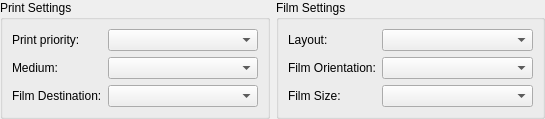
<?xml version="1.0" encoding="UTF-8"?>
<ui version="4.0">
 <class>QDicomPrinterBasicSettingsWidgetBase</class>
 <widget class="QWidget" name="QDicomPrinterBasicSettingsWidgetBase">
  <property name="geometry">
   <rect>
    <x>0</x>
    <y>0</y>
    <width>545</width>
    <height>113</height>
   </rect>
  </property>
  <property name="windowTitle">
   <string>Form</string>
  </property>
  <property name="windowIcon">
   <iconset resource="../../../main/main.qrc">
    <normaloff>:/images/icons/printer.svg</normaloff>:/images/icons/printer.svg</iconset>
  </property>
  <layout class="QGridLayout" name="gridLayout">
   <property name="leftMargin">
    <number>0</number>
   </property>
   <property name="topMargin">
    <number>0</number>
   </property>
   <property name="rightMargin">
    <number>0</number>
   </property>
   <property name="bottomMargin">
    <number>0</number>
   </property>
   <property name="horizontalSpacing">
    <number>6</number>
   </property>
   <item row="0" column="0">
    <widget class="QGroupBox" name="m_printSettingsGroupBox">
     <property name="title">
      <string>Print Settings</string>
     </property>
     <layout class="QFormLayout" name="formLayout_2">
      <property name="fieldGrowthPolicy">
       <enum>QFormLayout::AllNonFixedFieldsGrow</enum>
      </property>
      <item row="0" column="0">
       <widget class="QLabel" name="m_priorityLabel">
        <property name="text">
         <string>Print priority:</string>
        </property>
       </widget>
      </item>
      <item row="0" column="1">
       <widget class="QComboBox" name="m_priorityComboBox"/>
      </item>
      <item row="1" column="0">
       <widget class="QLabel" name="m_mediumTypeLabel">
        <property name="text">
         <string>Medium:</string>
        </property>
       </widget>
      </item>
      <item row="1" column="1">
       <widget class="QComboBox" name="m_mediumTypeComboBox"/>
      </item>
      <item row="2" column="0">
       <widget class="QLabel" name="m_filmDestinationLabel">
        <property name="text">
         <string>Film Destination:</string>
        </property>
       </widget>
      </item>
      <item row="2" column="1">
       <widget class="QComboBox" name="m_filmDestinationComboBox"/>
      </item>
     </layout>
    </widget>
   </item>
   <item row="0" column="1">
    <widget class="QGroupBox" name="m_filmSettingsGroupBox">
     <property name="title">
      <string>Film Settings</string>
     </property>
     <layout class="QFormLayout" name="formLayout">
      <property name="fieldGrowthPolicy">
       <enum>QFormLayout::AllNonFixedFieldsGrow</enum>
      </property>
      <item row="0" column="0">
       <widget class="QLabel" name="m_layoutLabel">
        <property name="text">
         <string>Layout:</string>
        </property>
       </widget>
      </item>
      <item row="0" column="1">
       <widget class="QComboBox" name="m_layoutComboBox"/>
      </item>
      <item row="1" column="0">
       <widget class="QLabel" name="m_filmOrientationLabel">
        <property name="text">
         <string>Film Orientation:</string>
        </property>
       </widget>
      </item>
      <item row="1" column="1">
       <widget class="QComboBox" name="m_filmOrientationComboBox"/>
      </item>
      <item row="2" column="0">
       <widget class="QLabel" name="m_filmSizeLabel">
        <property name="text">
         <string>Film Size:</string>
        </property>
       </widget>
      </item>
      <item row="2" column="1">
       <widget class="QComboBox" name="m_filmSizeComboBox"/>
      </item>
     </layout>
    </widget>
   </item>
  </layout>
 </widget>
 <resources>
  <include location="../../../main/main.qrc"/>
  <include location="../../../main/main.qrc"/>
 </resources>
 <connections/>
</ui>
